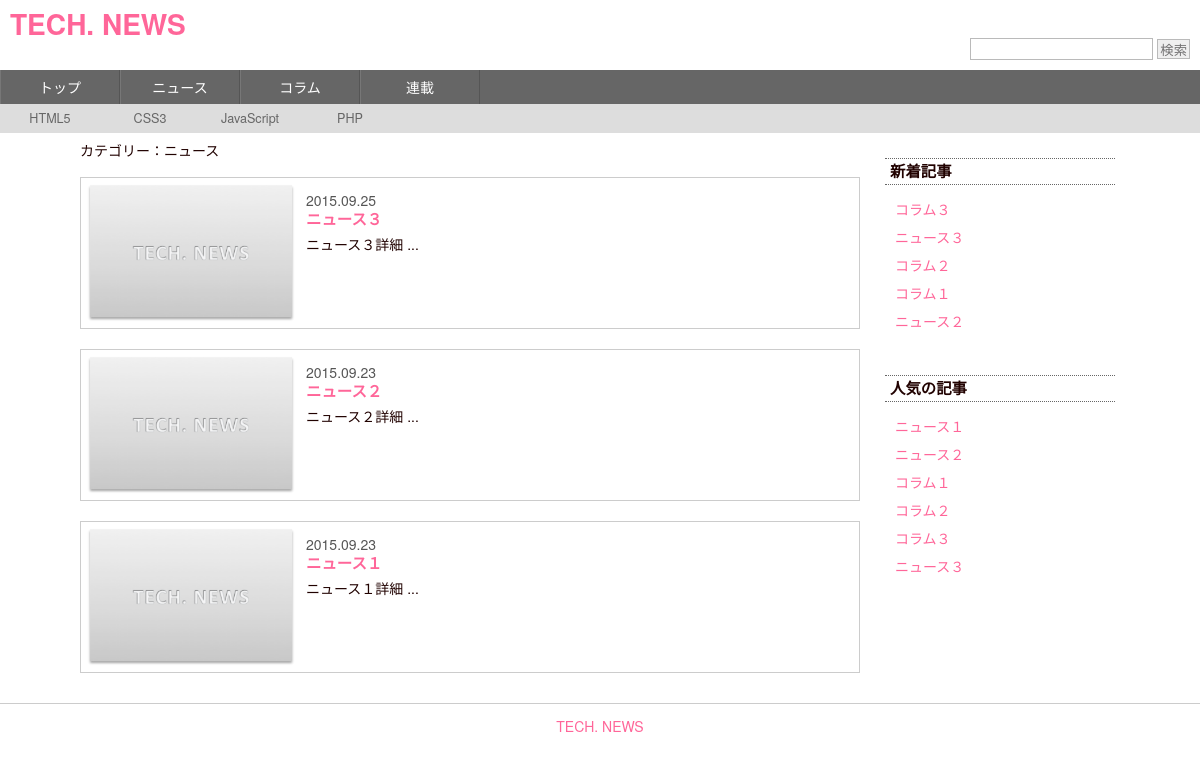
Screenshot of /post_list_category.php?id=1 with the database file from the repository.
### tables this page shows
CREATE TABLE IF NOT EXISTS `category` (
  `category_id` int(11) NOT NULL,
  `category_name` varchar(128) NOT NULL
);

CREATE TABLE IF NOT EXISTS `post` (
  `post_id` int(11) NOT NULL,
  `category_id` int(11) NOT NULL,
  `post_title` varchar(128) NOT NULL,
  `post_detail` varchar(12800) NOT NULL,
  `post_image` varchar(128) DEFAULT NULL,
  `show_flg` tinyint(1) NOT NULL,
  `create_date` datetime NOT NULL,
  `update_date` datetime NOT NULL,
  `poster_id` int(11) DEFAULT NULL,
  `subcategory_id` int(11) DEFAULT NULL
);

### function.php (the view, shortened to what this page needs)
<?php
function sql_contact ($sql, $bind_info = null) {
	$pdo = new PDO("mysql:host=localhost;dbname=tech_news;charset=utf8", "root", "");
	$stmt = $pdo->prepare($sql);
	if (isset($bind_info)) {
		foreach($bind_info as $bind) {
			$stmt->bindValue($bind['var'], $bind['value'], $bind['param']);
		}
	}
	$stmt->execute();
	$results = $stmt->fetchAll(PDO::FETCH_ASSOC);
	return $results;
}
function get_category ($category_id) {
	$sql = "SELECT category_name FROM category WHERE category_id = :category_id";
	$bind_info = array(array('var' => ':category_id', 'value' => $category_id, 'param' => PDO::PARAM_INT));
	$results = sql_contact($sql, $bind_info);
	if (isset($results)) {
		$category_name = $results[0]['category_name'];
	}
	return $category_name;
}
function create_post_list ($results) {
	$post_list = "";
	foreach($results as $row) {
		$post_id = $row['post_id'];
		$post_image = ("" == $row['post_image']) ? 'img/image_none.png' : $row['post_image'];
		$post_list = $post_list . '<div class="post_short">';
		$post_list = $post_list . '<img src="' . $post_image . '">';
		$post_list = $post_list . '<div id="date">' . $row['format_date'] . '</div>';
		$post_list = $post_list . '<h3>' . '<a href="post.php?id=' . $post_id . '">' . $row['post_title'] . '</a></h3>';
		$post_list = $post_list . '<div id="detail">' . mb_substr($row['post_detail'], 0, 150) . ' ...</div>';
		$post_list = $post_list . '</div>';
	}
	return $post_list;
}
?>

### post_list_category.php
<?php
include('function.php');
$category_id = 0;
if (isset($_GET['id'])) {
	$category_id = (int)$_GET['id'];
}
$sql = "SELECT post_id, DATE_FORMAT(create_date,'%Y.%m.%d') as format_date, post_image, post_title, post_detail FROM post WHERE category_id= :category_id and show_flg=1 ORDER BY create_date DESC";
$bind_info = array(array('var' => ':category_id', 'value' => $category_id, 'param' => PDO::PARAM_INT));
$results = sql_contact($sql, $bind_info);
$post_list = create_post_list($results);
$category_name = get_category($category_id);
?>
<?php include('header.php'); ?>
<section id="content_area">
	<section id="main_area">
		<div>カテゴリー：<?php echo $category_name ?></div>
		<?php echo $post_list ?>
	</section>
	<?php include('sidebar.php'); ?>
</section>
<?php include('footer.php'); ?>

### css/style.css (style rules this page uses)
body { font-size:1.0em; font-family:'Helvetica Neue', Helvetica, Arial, YuGothic, 'Yu Gothic', 游ゴシック体, '游ゴシック', 'ヒラギノ角ゴ ProN W3', 'Hiragino Kaku Gothic ProN', 'ヒラギノ角ゴ Pro W3', 'Hiragino Kaku Gothic Pro', メイリオ, Meiryo, 'MS ゴシック', 'MS Gothic', sans-serif; }
a { color: #ff6699; }
h3 { font-size: 1.1em; }
#content_area:after { content: ""; display: block; clear: both; }
#content_area { width: 1040px; height: auto; margin: 0 auto; }
#main_area { float: left; width: 780px; margin-top: 10px; }
.post_short:after { content: ""; display: block; clear: both; }
.post_short { border: solid 1px #ccc; margin-top: 20px; padding: 5px; }
.post_short img { float: left; width: 210px; height: 140px; margin-right: 10px; }
.post_short h3 { margin-top: 5px; }
.post_short #date { margin-top: 10px; color: #555; }
.post_short #detail { margin-top: 10px; }

### rows the page displays
category: category_name "ニュース"
post: post_title "ニュース３", post_detail "ニュース３詳細"
post: post_title "ニュース２", post_detail "ニュース２詳細"
post: post_title "ニュース１", post_detail "ニュース１詳細"

### other values shown
$row['format_date'] "2015.09.25 2015.09.23 2015.09.23"
$new_post "コラム３ ニュース３ コラム２ コラム１ ニュース２"
$popular_post "ニュース１ ニュース２ コラム１ コラム２ コラム３ ニュース３"
